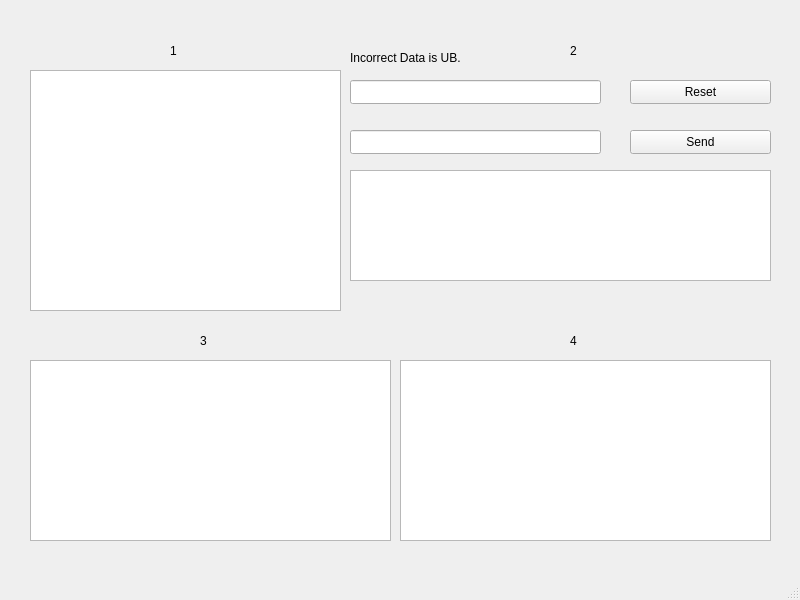
<?xml version="1.0" encoding="UTF-8"?>
<ui version="4.0">
 <class>MainWindow</class>
 <widget class="QMainWindow" name="MainWindow">
  <property name="geometry">
   <rect>
    <x>0</x>
    <y>0</y>
    <width>800</width>
    <height>600</height>
   </rect>
  </property>
  <property name="windowTitle">
   <string>MainWindow</string>
  </property>
  <widget class="QWidget" name="centralwidget">
   <widget class="QPushButton" name="pushButton">
    <property name="geometry">
     <rect>
      <x>630</x>
      <y>80</y>
      <width>141</width>
      <height>24</height>
     </rect>
    </property>
    <property name="text">
     <string>Reset</string>
    </property>
   </widget>
   <widget class="QPushButton" name="pushButton_send">
    <property name="geometry">
     <rect>
      <x>630</x>
      <y>130</y>
      <width>141</width>
      <height>24</height>
     </rect>
    </property>
    <property name="text">
     <string>Send</string>
    </property>
   </widget>
   <widget class="QLineEdit" name="lineEdit_input">
    <property name="geometry">
     <rect>
      <x>350</x>
      <y>130</y>
      <width>251</width>
      <height>24</height>
     </rect>
    </property>
   </widget>
   <widget class="QLineEdit" name="lineEdit_output">
    <property name="geometry">
     <rect>
      <x>350</x>
      <y>80</y>
      <width>251</width>
      <height>24</height>
     </rect>
    </property>
    <property name="readOnly">
     <bool>true</bool>
    </property>
   </widget>
   <widget class="QTextEdit" name="textEdit_1">
    <property name="geometry">
     <rect>
      <x>30</x>
      <y>70</y>
      <width>311</width>
      <height>241</height>
     </rect>
    </property>
    <property name="readOnly">
     <bool>true</bool>
    </property>
   </widget>
   <widget class="QTextEdit" name="textEdit_3">
    <property name="geometry">
     <rect>
      <x>30</x>
      <y>360</y>
      <width>361</width>
      <height>181</height>
     </rect>
    </property>
    <property name="readOnly">
     <bool>true</bool>
    </property>
   </widget>
   <widget class="QLabel" name="label">
    <property name="geometry">
     <rect>
      <x>170</x>
      <y>30</y>
      <width>81</width>
      <height>41</height>
     </rect>
    </property>
    <property name="text">
     <string>1</string>
    </property>
   </widget>
   <widget class="QLabel" name="label_2">
    <property name="geometry">
     <rect>
      <x>570</x>
      <y>30</y>
      <width>81</width>
      <height>41</height>
     </rect>
    </property>
    <property name="text">
     <string>2</string>
    </property>
   </widget>
   <widget class="QLabel" name="label_3">
    <property name="geometry">
     <rect>
      <x>200</x>
      <y>320</y>
      <width>81</width>
      <height>41</height>
     </rect>
    </property>
    <property name="text">
     <string>3</string>
    </property>
   </widget>
   <widget class="QLabel" name="label_4">
    <property name="geometry">
     <rect>
      <x>570</x>
      <y>320</y>
      <width>81</width>
      <height>41</height>
     </rect>
    </property>
    <property name="text">
     <string>4</string>
    </property>
   </widget>
   <widget class="QTextEdit" name="textEdit_4">
    <property name="geometry">
     <rect>
      <x>400</x>
      <y>360</y>
      <width>371</width>
      <height>181</height>
     </rect>
    </property>
    <property name="readOnly">
     <bool>true</bool>
    </property>
   </widget>
   <widget class="QTextEdit" name="textEdit_2">
    <property name="geometry">
     <rect>
      <x>350</x>
      <y>170</y>
      <width>421</width>
      <height>111</height>
     </rect>
    </property>
   </widget>
   <widget class="QLabel" name="label_5">
    <property name="geometry">
     <rect>
      <x>350</x>
      <y>50</y>
      <width>141</width>
      <height>16</height>
     </rect>
    </property>
    <property name="text">
     <string>Incorrect Data is UB.</string>
    </property>
   </widget>
  </widget>
  <widget class="QMenuBar" name="menubar">
   <property name="geometry">
    <rect>
     <x>0</x>
     <y>0</y>
     <width>800</width>
     <height>22</height>
    </rect>
   </property>
  </widget>
  <widget class="QStatusBar" name="statusbar"/>
 </widget>
 <resources/>
 <connections/>
</ui>
